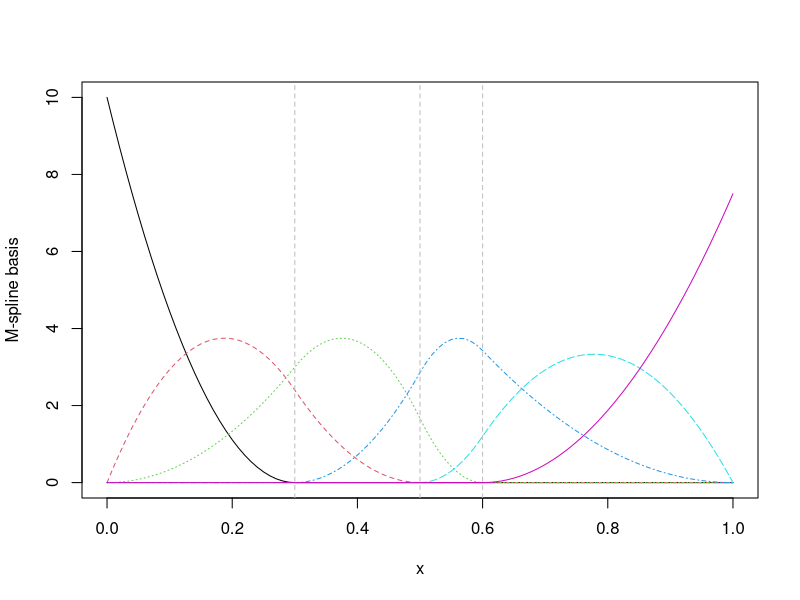

Reproduce this figure in R.
library(splines2)


### Name: mSpline
### Title: M-Spline Basis for Polynomial Splines and its Derivatives
### Aliases: mSpline

### ** Examples

## Example given in the reference paper by Ramsay (1988)
library(splines2)
x <- seq.int(0, 1, 0.01)
knots <- c(0.3, 0.5, 0.6)
msMat <- mSpline(x, knots = knots, degree = 2, intercept = TRUE)

library(graphics)
matplot(x, msMat, type = "l", ylab = "M-spline basis")
abline(v = knots, lty = 2, col = "gray")

## derivatives of M-splines
dmsMat <- mSpline(x, knots = knots, degree = 2,
                  intercept = TRUE, derivs = 1)
## or using the 'deriv' method
dmsMat1 <- deriv(msMat)
stopifnot(all.equal(dmsMat, dmsMat1, check.attributes = FALSE))
